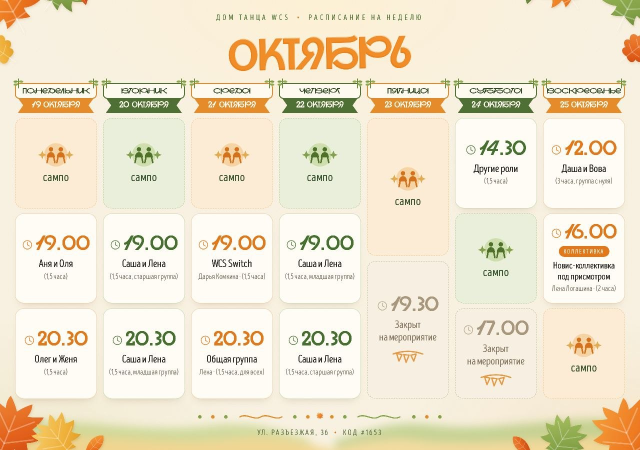
#> input picture schedule.jpg, 1280 x 900 px (shown at 1/2 size)
$ python update_week.py
#> lines starting #> are read from the running program, lines starting #| are printed output that depends on the picture
#!/usr/bin/env python3
"""
Читает картинку расписания (schedule.jpg) и превращает её в данные для сайта.

  week.json   — что происходит на этой неделе: блоки «Неделя в Доме»,
                «Сегодня в Доме» и «Ближайшая новая группа».
  groups.json — постоянные группы: кто ведёт, как называется, идёт ли набор.
                Отсюда карточки преподавателей и окно записи. Бот помнит
                последние 3 недели, поэтому разовая замена преподавателя или
                неделя без занятий не ломают карточки.

Картинку рисует генератор расписания (шаблон 1280×900, 7 колонок). Скрипт
знает сетку шаблона и читает каждую колонку Tesseract'ом (русский + английский).
Белый текст на цветных плашках (вечеринка, «Лаборатория», даты на ленточках)
читается отдельно.

Названия групп берутся прямо с карточек:
  «(1,5 часа, старшая группа)»  →  «Старшая группа»
  «(1,5 часа)»                  →  «Группа»
  «(1,5 часа, группа с нуля)»   →  «Группа с нуля» + отметка «идёт набор»
Слова «с нуля», «новая», «набор», «для начинающих» в подписи = группа открыта
для новичков: сайт покажет её в плашке «Ближайшая новая группа» и в записи.

Если генератор картинки положил данные недели в weeks/ГГГГ-ММ-ДД.json (неделя
определяется по датам на ленточках), группы и преподаватели берутся из них
точно, а распознавание текста карточек не используется.

Если распознать уверенно не вышло — файлы не трогаются, сайт показывает
прошлые данные или обычную неделю.

Запуск:
  python scripts/update_week.py            — распознать, если картинка поменялась
  python scripts/update_week.py --need     — напечатать yes/no: нужно ли распознавать
  python scripts/update_week.py --force    — распознать в любом случае
  python scripts/update_week.py --image X.jpg --out-dir DIR --posted 2026-09-28  — для проверки
"""
import argparse
import csv
import datetime as dt
import hashlib
import json
import os
import re
import subprocess
import sys
import tempfile

REPO_ROOT = os.path.dirname(os.path.dirname(os.path.abspath(__file__)))
SCHEDULE_IMAGE = os.path.join(REPO_ROOT, "schedule.jpg")
SCHEDULE_META = os.path.join(REPO_ROOT, "schedule-meta.json")
WEEK_FILE = os.path.join(REPO_ROOT, "week.json")
GROUPS_FILE = os.path.join(REPO_ROOT, "groups.json")
WEEKS_DIR = os.path.join(REPO_ROOT, "weeks")       # точные данные недели от генератора картинки (ГГГГ-ММ-ДД.json)
FORMAT_VERSION = 2

# ---------------------------------------------------------------------------
# Сетка шаблона картинки (template.html генератора расписания, 1280×900).
# Если в шаблоне поменяют отступы/ширину колонок — поправить здесь.
REF_W, REF_H = 1280, 900
GRID_X0, COL_W, COL_STEP = 30, 164, 176          # .grid left:30px; 7 колонок; gap:12px
RIBBON_Y = (190, 236)                             # ленточка с датой под названием дня
CARDS_Y = (234, 806)                              # карточки занятий
MEMORY_DAYS = 21                                  # сколько дней groups.json помнит группы

DAY_SHORT = ["Пн", "Вт", "Ср", "Чт", "Пт", "Сб", "Вс"]
MONTHS_GEN = ["января", "февраля", "марта", "апреля", "мая", "июня", "июля",
              "августа", "сентября", "октября", "ноября", "декабря"]

# Постоянные преподаватели: как их зовут на картинке. Пара находится, только если
# на карточке есть оба имени. Порядок не важен.
TEACHERS = [
    ("Саша и Лена", [["саша", "александр", "парфененко"], ["лена", "логашина"]]),
    ("Аня и Оля", [["аня", "анна", "данилова"], ["оля", "ольга", "михеева"]]),
    ("Олег и Женя", [["олег", "фабрицкий"], ["женя", "евгения", "земскова"]]),
    ("Даша", [["даша", "дарья", "комкина"]]),
    ("Елена Котельникова", [["котельникова"]]),
]

# Слова, которые встречаются в подписях групп: по ним исправляются ошибки распознавания.
VOCAB = """группа группы старшая младшая средняя новая общая открытая продолжающие
начинающие начинающих набор нуля с для уровень уровня часа час часов минут сампо
закрыт закрыто на мероприятие вечеринка вечер в доме дома лаборатория мастер-класс
мастер класс интенсив другие роли роль практика открытый урок свитч и
""".split()
EN_VOCAB = set("wcs switch international rally open party lab pro am proam jack jill "
               "strictly workshop west coast swing".split())
NAMES = sorted({w for _, groups in TEACHERS for alts in groups for w in alts})
TAGS = ["Лаборатория", "Мастер-класс", "Интенсив", "Практика", "Воркшоп", "Открытый урок",
        "Опен", "Конкурс", "Лекция", "Разбор", "Новинка", "Спецкурс"]
NEW_RE = re.compile(r"с\s*нуля|нов|набор|начинающ", re.I)
CLASS_WORDS = re.compile(r"switch|свитч|роли|лаборатор|мастер|интенсив|практик|урок|rally|группа|"
                         r"вечеринк|open|опен|стайлинг|техник|музыкальн", re.I)

# Латиница, похожая на кириллицу (Tesseract путает «группа» и «rpynna»)
HOMO = str.maketrans("ABCEHKMOPTXYaceopxyrnub", "АВСЕНКМОРТХУасеорхугпиь")
CYR = re.compile(r"[А-Яа-яЁё]")
LAT = re.compile(r"[A-Za-z]")


# ---------------------------------------------------------------------------
# Вспомогательное

# [41 lines left out: functions lev, keep_case, fix_word, not called in this run]


def fix_words(text, vocab=VOCAB + NAMES):
    return re.sub(r"[A-Za-zА-Яа-яЁё-]+", lambda m: fix_word(m.group(0), vocab), text)


# [11 lines left out: function tidy, not called in this run]


def cap(text):
    return text[:1].upper() + text[1:] if text else text


# [84 lines left out: functions compact, contains_name, canon_who, looks_like_people, parse_time, is_time_line, not called in this run]


# ---------------------------------------------------------------------------
# Распознавание

def tesseract_lines(img, psm=6, langs="rus+eng", scale=3):
    """Tesseract по картинке → строки текста с координатами (в пикселях исходника)."""
    from PIL import Image
    big = img.resize((img.width * scale, img.height * scale), Image.LANCZOS)
    with tempfile.TemporaryDirectory() as tmp:
        src = os.path.join(tmp, "in.png")
        big.save(src)
        base = os.path.join(tmp, "out")
        subprocess.run(["tesseract", src, base, "-l", langs, "--psm", str(psm), "tsv"],
                       check=True, stdout=subprocess.DEVNULL, stderr=subprocess.DEVNULL)
        with open(base + ".tsv", encoding="utf-8") as f:
            rows = list(csv.DictReader(f, delimiter="\t", quoting=csv.QUOTE_NONE))
    lines = {}
    for r in rows:
        text = (r.get("text") or "").strip()
        try:
            conf = float(r["conf"])
        except (TypeError, ValueError):
            continue
        if not text or conf < 0:
            continue
        key = (r["block_num"], r["par_num"], r["line_num"])
        x, y, w, h = (int(r[k]) / scale for k in ("left", "top", "width", "height"))
        ln = lines.setdefault(key, {"words": [], "x0": x, "y0": y, "x1": x + w, "y1": y + h})
        ln["words"].append((text, conf, x, x + w))
        ln["x0"], ln["y0"] = min(ln["x0"], x), min(ln["y0"], y)
        ln["x1"], ln["y1"] = max(ln["x1"], x + w), max(ln["y1"], y + h)
    out = []
    for ln in lines.values():
        ln["text"] = " ".join(w[0] for w in ln["words"])
        ln["conf"] = sum(w[1] for w in ln["words"]) / len(ln["words"])
        out.append(ln)
    return sorted(out, key=lambda l: l["y0"])


def color_masks(arr):
    """Насыщенные заливки (плашки, ленточки, вечеринка) — любого цвета, не только оранжевые
    и зелёные: сменится сезонное оформление — распознавание не сломается."""
    import numpy as np
    a = arr[..., :3].astype(np.int16)
    hi, lo = a.max(axis=2), a.min(axis=2)
    solid = (hi > 60) & ((hi - lo) * 100 > hi * 40)
    light = lo > 190
    return solid, light


def runs(bool_row):
    best, cur, start, best_span = 0, 0, 0, (0, 0)
    for i, v in enumerate(bool_row):
        if v:
            if cur == 0:
                start = i
            cur += 1
            if cur > best:
                best, best_span = cur, (start, i + 1)
        else:
            cur = 0
    return best, best_span


def solid_regions(col):
    """Ищет в колонке залитые цветом плашки: карточку вечеринки и бейджи вроде «ЛАБОРАТОРИЯ»."""
    import numpy as np
    arr = np.asarray(col)
    solid, _ = color_masks(arr)
    h, w = solid.shape
    frac = solid.mean(axis=1)
    regions = []
    # Большая залитая карточка (вечеринка)
    y = 0
    while y < h:
        if frac[y] > 0.55:
            y2 = y
            while y2 < h and frac[y2] > 0.35:
                y2 += 1
            if y2 - y >= 60:
                cols = np.where(solid[y:y2].mean(axis=0) > 0.45)[0]
                if len(cols):
                    regions.append(("party", int(cols[0]), y, int(cols[-1]) + 1, y2))
            y = y2 + 1
        else:
            y += 1
    in_party = np.zeros(h, bool)
    for _, _, a, _, b in regions:
        in_party[max(0, a - 4):b + 4] = True
    # Бейджи: строки с длинной сплошной полосой цвета (верх и низ плашки)
    long_rows = []
    for yy in range(h):
        if in_party[yy]:
            continue
        n, span = runs(solid[yy])
        if n >= 45:
            long_rows.append((yy, span))
    groups = []
    for yy, span in long_rows:
        if groups and yy - groups[-1][-1][0] <= 18:
            groups[-1].append((yy, span))
        else:
            groups.append([(yy, span)])
    for g in groups:
        top, bottom = g[0][0], g[-1][0] + 1
        if 10 <= bottom - top <= 34:
            x0 = min(s[0] for _, s in g)
            x1 = max(s[1] for _, s in g)
            regions.append(("tag", x0, top, x1, bottom))
    return regions


# [28 lines left out: function read_light_text, not called in this run]


def ocr_column(col):
    """Все строки текста колонки: обычный тёмный текст + белый на плашках."""
    import numpy as np
    from PIL import Image
    regions = solid_regions(col)
    clean = np.asarray(col).copy()
    extra = []
    for kind, x0, y0, x1, y1 in regions:
        lines = read_light_text(col, (x0, y0, x1, y1), psm=6 if kind == "party" else 7,
                                langs="rus+eng" if kind == "party" else "rus")
        for ln in lines:
            ln["src"] = kind
            ln["region"] = (y0, y1)
        extra += lines
        clean[max(0, y0 - 3):y1 + 3, max(0, x0 - 3):x1 + 3] = (250, 246, 236)
    base = tesseract_lines(Image.fromarray(clean), psm=6)
    gray = np.asarray(Image.fromarray(clean).convert("L")).astype(np.int16)
    for ln in base:
        ln["src"] = "text"
        if not meaningful(ln) and ln["y1"] - ln["y0"] > 28:
            # иконка и подпись под ней («сампо») склеились в одну высокую строку — читаем низ отдельно
            top = ln["y0"] + (ln["y1"] - ln["y0"]) * 0.45
            fixed = False
            for box in ((0, int(ln["y1"]) - 4, col.width, int(ln["y1"]) + 34),
                        (0, int(top) - 2, col.width, int(ln["y1"]) + 6)):
                again = tesseract_lines(Image.fromarray(clean).crop(box), psm=7)
                if again and meaningful(again[0]) and (again[0]["conf"] >= 60 or any(
                        lev(compact(w), "сампо") <= 1 for w in again[0]["text"].split())):
                    ln.update(text=again[0]["text"], conf=again[0]["conf"], y0=again[0]["y0"] + box[1],
                              y1=again[0]["y1"] + box[1], words=[])
                    fixed = True
                    break
            if fixed:
                continue
        if not is_time_line(ln["text"]):
            respace(ln, gray)
    return sorted(base + extra, key=lambda l: l["y0"])


PREPS = {"с", "в", "к", "и", "о", "у", "а", "на", "по", "за", "из", "от", "до", "для", "про", "без", "под", "над"}


# [290 lines left out: functions respace, meaningful, split_cards, parse_sub, match_tag, parse_card and 3 more, not called in this run]


def parse_image(path):
#> called with path = 'schedule.jpg'
    from PIL import Image
    img = Image.open(path).convert("RGB")
#> img is the input picture: PIL image 1280x900 RGB; mean R, G, B 239.3, 229.3, 206
    ratio = img.height / img.width
#> ratio = 0.703
    if abs(ratio - REF_H / REF_W) > 0.04:
        raise ValueError(f"Картинка {img.width}×{img.height} не похожа на шаблон расписания")
    if img.width != REF_W:
        img = img.resize((REF_W, round(img.height * REF_W / img.width)), Image.LANCZOS)
    days = []
    for i in range(7):
        x = GRID_X0 + i * COL_STEP
        col = img.crop((x, CARDS_Y[0], x + COL_W, CARDS_Y[1]))
        items = []
        for card in split_cards(ocr_column(col)):
            item = parse_card(card)
            if item:
                items.append({k: v for k, v in item.items() if v not in (None, "")})
        days.append(items)
#> this loop made 1 pass
#> pass 1, in parse_image, `col = img.crop((x, CARDS_Y[0], x + COL_W, CARDS_Y[1]))`:
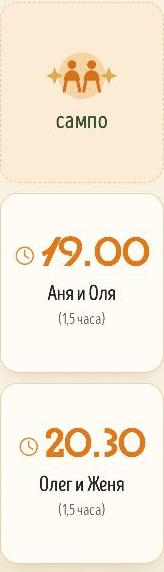
#> col: PIL image 164x572 RGB; mean R, G, B 247.8, 237.5, 221.2
#> pass 1, in tesseract_lines, `big = img.resize((img.width * scale, img.height * scale), Image.LANCZOS)`:
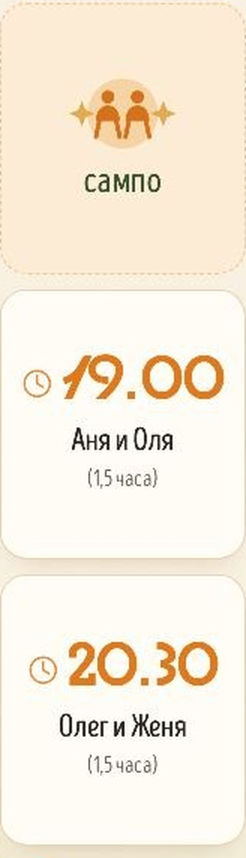
#> big: PIL image 492x1716 RGB (shown at 1/2 size); mean R, G, B 247.5, 237.3, 221.1
#> after the loop, days = []
    return img, days


# [76 lines left out: functions validate, to_week_json, update_groups, not called in this run]


# ---------------------------------------------------------------------------

def sha1_of(path):
    h = hashlib.sha1()
    with open(path, "rb") as f:
        h.update(f.read())
    return h.hexdigest()


def load_json(path):
    try:
        with open(path, encoding="utf-8") as f:
            return json.load(f)
    except (OSError, ValueError):
        return None


# [12 lines left out: function posted_date, not called in this run]


def main():
    ap = argparse.ArgumentParser()
    ap.add_argument("--need", action="store_true")
    ap.add_argument("--force", action="store_true")
    ap.add_argument("--image", default=SCHEDULE_IMAGE)
    ap.add_argument("--out-dir", default=REPO_ROOT)
    ap.add_argument("--posted")
    args = ap.parse_args()

    week_path = os.path.join(args.out_dir, "week.json")
    groups_path = os.path.join(args.out_dir, "groups.json")
    if not os.path.exists(args.image):
        print("no" if args.need else "Картинки расписания нет.")
        return
    sha1 = sha1_of(args.image)
    old = load_json(week_path) or {}
    fresh = old.get("source_sha1") == sha1 and old.get("version") == FORMAT_VERSION
    if args.need:
        print("no" if fresh else "yes")
        return
    if fresh and not args.force:
        print("Картинка расписания не менялась.")
        return

    img, days = parse_image(args.image)
    week_start, score = pick_week_start(read_dates(img), posted_date(SCHEDULE_META, args.posted))
    # shortcut: файл недели ищется только при новой картинке; добавили его позже — запускать с --force
    src = load_json(os.path.join(WEEKS_DIR, f"{week_start:%Y-%m-%d}.json"))
    if src:
        days = days_from_source(src)
        print(f"Группы и преподаватели — из weeks/{week_start:%Y-%m-%d}.json (данные генератора картинки)")
    problems = validate(days)
    if problems:
        print("Не уверен в распознавании (" + "; ".join(problems) + ") — week.json не трогаю.")
        for i, d in enumerate(days):
            print(" ", DAY_SHORT[i], d)
        sys.exit(1)
    week = to_week_json(days, week_start, sha1)
    with open(week_path, "w", encoding="utf-8") as f:
        json.dump(week, f, ensure_ascii=False, indent=2)
    groups = update_groups(week, load_json(groups_path))
    with open(groups_path, "w", encoding="utf-8") as f:
        json.dump(groups, f, ensure_ascii=False, indent=2)

    print(f"Неделя с {week_start:%d.%m.%Y} (совпало дат на ленточках: {score} из 7):")
    for d in week["days"]:
        print(" ", d["day"], " | ".join(
            (it.get("time", "") + " " + it["label"] + (" — " + it["who"] if it.get("who") else "")
             + (" " + it["title"] if it.get("title") else "") + (" [набор]" if it.get("new") else "")).strip()
            for it in d["items"]))


if __name__ == "__main__":
#> (the run stopped early here; a loop or call above may not have finished)
